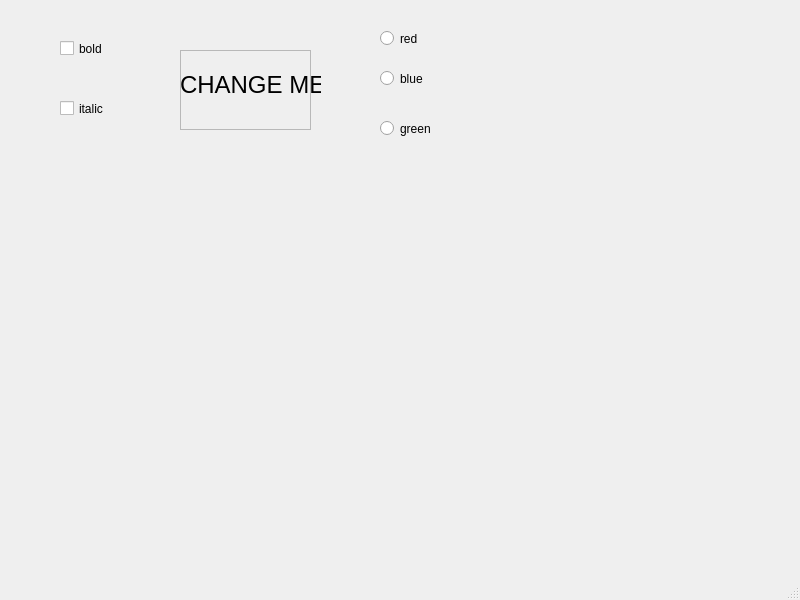
<?xml version="1.0" encoding="UTF-8"?>
<ui version="4.0">
 <class>MainWindow</class>
 <widget class="QMainWindow" name="MainWindow">
  <property name="geometry">
   <rect>
    <x>0</x>
    <y>0</y>
    <width>800</width>
    <height>600</height>
   </rect>
  </property>
  <property name="windowTitle">
   <string>MainWindow</string>
  </property>
  <widget class="QWidget" name="centralwidget">
   <widget class="QCheckBox" name="checkBox">
    <property name="geometry">
     <rect>
      <x>60</x>
      <y>40</y>
      <width>70</width>
      <height>17</height>
     </rect>
    </property>
    <property name="text">
     <string>bold</string>
    </property>
   </widget>
   <widget class="QCheckBox" name="checkBox_2">
    <property name="geometry">
     <rect>
      <x>60</x>
      <y>100</y>
      <width>70</width>
      <height>17</height>
     </rect>
    </property>
    <property name="text">
     <string>italic</string>
    </property>
   </widget>
   <widget class="QRadioButton" name="radioButton">
    <property name="geometry">
     <rect>
      <x>380</x>
      <y>30</y>
      <width>82</width>
      <height>17</height>
     </rect>
    </property>
    <property name="text">
     <string>red</string>
    </property>
   </widget>
   <widget class="QRadioButton" name="radioButton_2">
    <property name="geometry">
     <rect>
      <x>380</x>
      <y>70</y>
      <width>82</width>
      <height>17</height>
     </rect>
    </property>
    <property name="text">
     <string>blue</string>
    </property>
   </widget>
   <widget class="QRadioButton" name="radioButton_3">
    <property name="geometry">
     <rect>
      <x>380</x>
      <y>120</y>
      <width>82</width>
      <height>17</height>
     </rect>
    </property>
    <property name="text">
     <string>green</string>
    </property>
   </widget>
   <widget class="QLabel" name="label">
    <property name="geometry">
     <rect>
      <x>180</x>
      <y>70</y>
      <width>141</width>
      <height>31</height>
     </rect>
    </property>
    <property name="text">
     <string>&lt;html&gt;&lt;head/&gt;&lt;body&gt;&lt;p&gt;&lt;span style=&quot; font-size:18pt;&quot;&gt;CHANGE ME&lt;/span&gt;&lt;/p&gt;&lt;/body&gt;&lt;/html&gt;</string>
    </property>
   </widget>
   <widget class="QFrame" name="frame">
    <property name="geometry">
     <rect>
      <x>180</x>
      <y>50</y>
      <width>131</width>
      <height>80</height>
     </rect>
    </property>
    <property name="frameShape">
     <enum>QFrame::StyledPanel</enum>
    </property>
    <property name="frameShadow">
     <enum>QFrame::Raised</enum>
    </property>
   </widget>
  </widget>
  <widget class="QMenuBar" name="menubar">
   <property name="geometry">
    <rect>
     <x>0</x>
     <y>0</y>
     <width>800</width>
     <height>21</height>
    </rect>
   </property>
  </widget>
  <widget class="QStatusBar" name="statusbar"/>
 </widget>
 <resources/>
 <connections/>
</ui>
